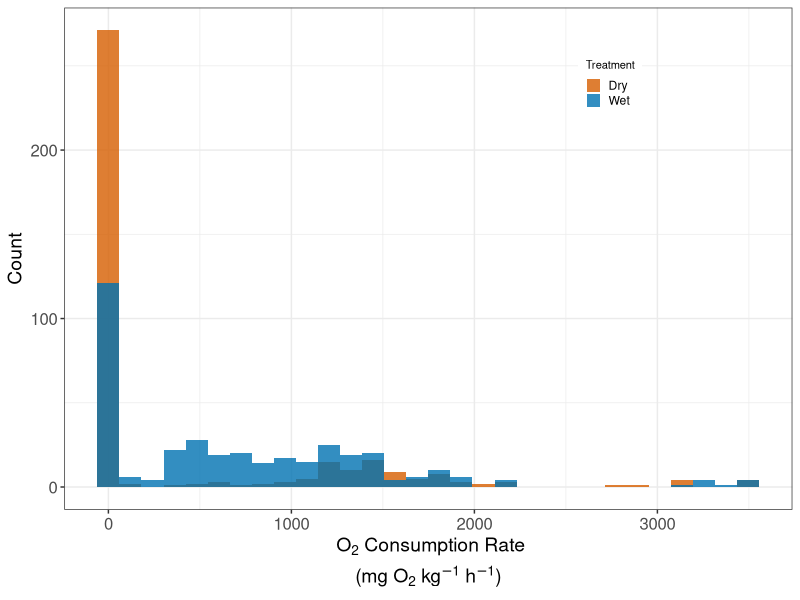
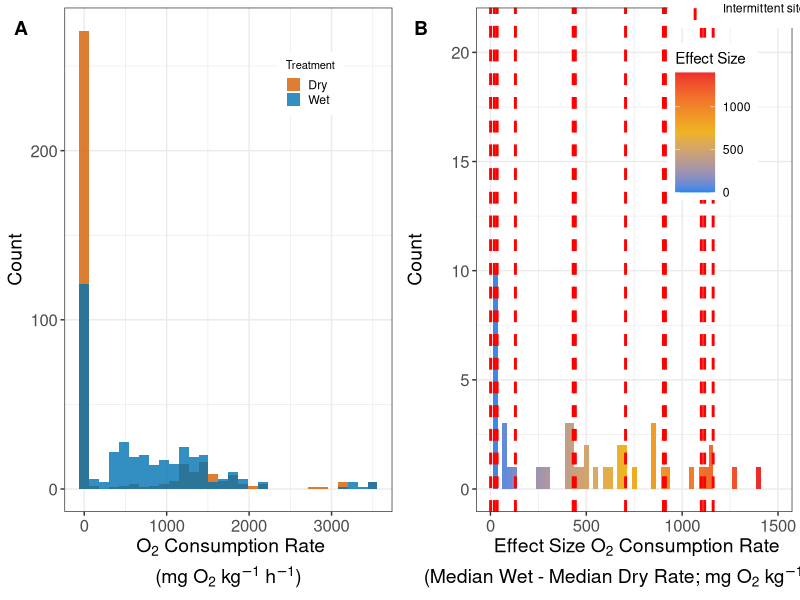
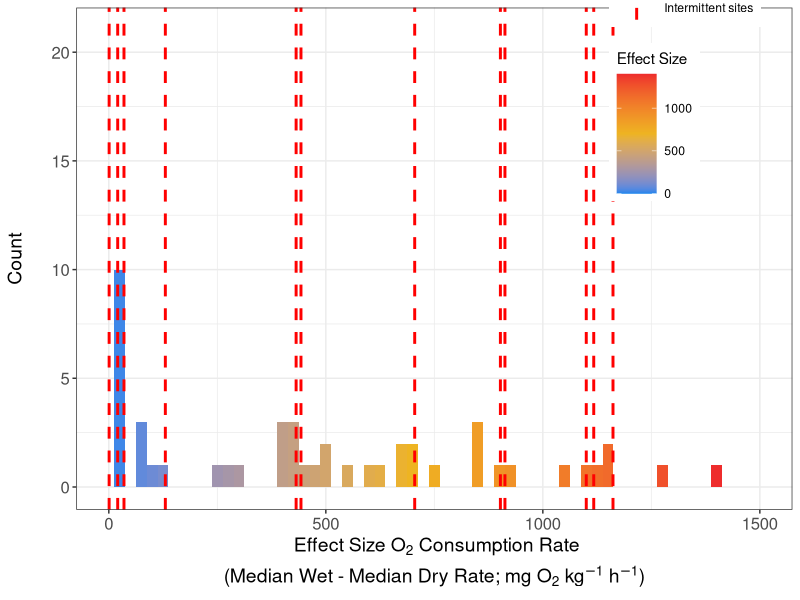

Generate these figures, in order, with R: (Note: this script raises an error after producing the figures.)
# This script makes histogram figures for ECA physical manuscript
library(tidyverse); library(ggpubr)
rm(list=ls()); graphics.off()

# Functions ---------------------------------------------------------------
# Transformation for normalization is cube root - have to cube root then add sign back to value to make it positive or negative
cube_root <- function(x) sign(x) * (abs(x))^(1/3)

## Read in/Merge Data for Histograms -------------------------------------
# Individual Rate data for histograms ####
all_data = read.csv("Data/EC_Sediment_SpC_pH_Temp_Respiration.csv", skip = 2) %>%
  filter(grepl("EC", Sample_Name)) %>%
  filter(!grepl("EC_011|EC_012|EC_023|EC_052|EC_053|EC_057", Sample_Name)) %>%  
  select(-c(Field_Name, IGSN, Material))
ev_data = read.csv("Data/WHONDRS_EV_Data_Package/Sample_Data/WHONDRS_EV_Sediment_SpC_pH_Temp_Respiration.csv", skip = 2) %>%
  filter(grepl("EV", Sample_Name)) %>%
  select(-c(Field_Name, IGSN, Material))
all_data = rbind(all_data, ev_data) 
all_data = all_data %>%
  mutate(Respiration_Rate_mg_DO_per_kg_per_H = (as.numeric(Respiration_Rate_mg_DO_per_kg_per_H))*-1)

# Reading in metadata from both files to get river type
metadata = read.csv("Data/EC_Field_Metadata.csv") %>%
  select(c(Parent_ID, Intermittent_or_Perennial))
metadata2 = read.csv("Data/WHONDRS_EV_Data_Package/WHONDRS_EV_Field_Metadata.csv") %>%
  select(c(Parent_ID, Intermittent_or_Perennial))
metadata = rbind(metadata, metadata2)

all_data_with_metadata = all_data %>%
  mutate(Parent_ID = str_extract(Sample_Name, "^[^_]+_[^_]+")) %>%  # Extract "EC_005" from "EC_005_INC-D1"
  left_join(metadata, by = "Parent_ID")

# Check merge
print("All data with metadata:")
print(head(all_data_with_metadata %>% select(Sample_Name, Parent_ID, Intermittent_or_Perennial)))
print(paste("Number of intermittent samples in all_data:", sum(all_data_with_metadata$Intermittent_or_Perennial == "Intermittent", na.rm = TRUE)))

## Effect Size Data for histograms ####
effect = read.csv("Data/EC_Sediment_Effect_Size.csv", skip = 2) %>%
  filter(grepl("EC", Sample_Name)) %>%
  filter(!grepl("EC_011|EC_012|EC_023|EC_052|EC_053|EC_057", Sample_Name)) %>%
  select(c(Sample_Name, Effect_Size_Respiration_Rate_mg_DO_per_kg_per_H)) %>%
  mutate(Effect_Size_Respiration_Rate_mg_DO_per_kg_per_H = (as.numeric(Effect_Size_Respiration_Rate_mg_DO_per_kg_per_H))*-1)

effect_ev = read.csv("Data/WHONDRS_EV_Data_Package/Sample_Data/WHONDRS_EV_Sediment_Effect_Size.csv", skip = 2) %>%
  filter(grepl("EV", Sample_Name)) %>%
  select(c(Sample_Name, Effect_Size_Respiration_Rate_mg_DO_per_kg_per_H = Effect_Size_Median_Respiration_Rate_mg_DO_per_kg_per_H)) %>%
  mutate(Effect_Size_Respiration_Rate_mg_DO_per_kg_per_H = (as.numeric(Effect_Size_Respiration_Rate_mg_DO_per_kg_per_H))*-1)

effect = rbind(effect, effect_ev)

effect_with_metadata = effect %>%
  mutate(Parent_ID = str_extract(Sample_Name, "^[^_]+_[^_]+")) %>%  # Extract "EC_005" from "EC_005_all"
  left_join(metadata, by = "Parent_ID")

# Check merge
print("Effect size data with metadata:")
print(head(effect_with_metadata %>% select(Sample_Name, Parent_ID, Intermittent_or_Perennial)))
print(paste("Number of intermittent sites in effect data:", sum(effect_with_metadata$Intermittent_or_Perennial == "Intermittent", na.rm = TRUE)))

#  Filter to only keep sites with positive effect size (excluding negative effect sizes due to uncertainty in the calculation of the rates)
sites_with_negative_effect = effect_with_metadata 
# %>%
#   filter(Effect_Size_Respiration_Rate_mg_DO_per_kg_per_H >= 0) %>%
#   pull(Parent_ID)

print(paste("Number of sites with negative effect size:", length(sites_with_negative_effect)))
print("Sites with negative effect size:")
print(sites_with_negative_effect)

all_data_filtered = all_data_with_metadata
#%>%
 # filter(Parent_ID %in% sites_with_negative_effect)

print(paste("Number of samples after filtering for negative effect size sites:", nrow(all_data_filtered)))
print(paste("Number of samples BEFORE filtering:", nrow(all_data_with_metadata)))

# Get O2 consumption rate values for intermittent sites (from filtered data)
intermittent_o2_values = all_data_filtered %>%
  filter(Respiration_Rate_mg_DO_per_kg_per_H != 9999) %>%
  filter(Intermittent_or_Perennial == "Intermittent", !is.na(Intermittent_or_Perennial)) %>%
  pull(Respiration_Rate_mg_DO_per_kg_per_H) %>%
  as.numeric() 

print("Intermittent O2 consumption rate values (filtered):")
print(intermittent_o2_values)

# Take Cube root of all respiration rates for figure (from filtered data)
cube_respiration = all_data_filtered %>%
  select(c(Sample_Name, Respiration_Rate_mg_DO_per_kg_per_H, Parent_ID, Intermittent_or_Perennial)) %>%
  filter(Respiration_Rate_mg_DO_per_kg_per_H != 9999) %>%
  mutate(cube_Respiration_mg_kg = cube_root((as.numeric(Respiration_Rate_mg_DO_per_kg_per_H)))) %>%
  mutate(Treat = if_else(grepl("D", Sample_Name), "Dry", "Wet"))

# Get cube root O2 consumption rate values for intermittent sites BY TREATMENT
intermittent_cube_o2_by_treatment = cube_respiration %>%
  filter(Intermittent_or_Perennial == "Intermittent", !is.na(Intermittent_or_Perennial)) %>%
  select(Parent_ID, cube_Respiration_mg_kg, Treat)

print("Intermittent cube root O2 consumption rate values by treatment:")
print(intermittent_cube_o2_by_treatment)

# Create data frame for vertical lines with treatment information**
vlines_cube_o2_by_treatment = intermittent_cube_o2_by_treatment %>%
  rename(xintercept = cube_Respiration_mg_kg) %>%
  mutate(line_type = paste("Intermittent:", Treat))

# Get effect size values for intermittent sites (already filtered to negative)
intermittent_effect_values = effect_with_metadata %>%
  filter(Effect_Size_Respiration_Rate_mg_DO_per_kg_per_H >= 0) %>%  # Changed to => to match filtering above
  filter(Intermittent_or_Perennial == "Intermittent", !is.na(Intermittent_or_Perennial)) %>%
  pull(Effect_Size_Respiration_Rate_mg_DO_per_kg_per_H)

print("Intermittent effect size values:")
print(intermittent_effect_values)

# Cube root transform effect size data 
cube_effect = effect_with_metadata %>%
 # filter(Effect_Size_Respiration_Rate_mg_DO_per_kg_per_H >= 0) %>%  # Changed the sign here
  mutate(cube_Effect_Size_Respiration_Rate_mg_DO_per_kg_per_H = cube_root(Effect_Size_Respiration_Rate_mg_DO_per_kg_per_H))

# Get cube root effect size values for intermittent sites
intermittent_cube_effect_values = cube_effect %>%
  filter(Intermittent_or_Perennial == "Intermittent", !is.na(Intermittent_or_Perennial)) %>%
  pull(cube_Effect_Size_Respiration_Rate_mg_DO_per_kg_per_H)

print("Intermittent cube root effect size values:")
print(intermittent_cube_effect_values)

# Create data frames for vertical lines (for legend purposes)
vlines_o2 = data.frame(
  xintercept = intermittent_o2_values,
  line_type = "Intermittent sites"
)

vlines_effect = data.frame(
  xintercept = (intermittent_effect_values),
  line_type = "Intermittent sites"
)

vlines_cube_effect = data.frame(
  xintercept = intermittent_cube_effect_values,
  line_type = "Intermittent sites"
)

# Histograms --------------------------------------------------------------
## Histogram of all O2 consumption rates WITH VERTICAL LINES FOR INTERMITTENT SITES
all_hist = all_data_filtered %>%  # **CHANGED: Use filtered data**
  filter(Respiration_Rate_mg_DO_per_kg_per_H != 9999) %>%
  mutate(Treat = if_else(grepl("D", Sample_Name), "Dry", "Wet")) %>%
  ggplot(aes(x = (as.numeric(Respiration_Rate_mg_DO_per_kg_per_H)))) +
  geom_histogram(position = "identity", alpha = 0.8, aes(fill = Treat)) +
  scale_fill_manual(values = c("#D55E00","#0072B2")) +
  scale_linetype_manual(name = "", values = c("Intermittent sites" = "dashed")) +
  theme_bw() +
  theme(legend.position = c(0.75, 0.85),
        legend.key.size = unit(0.15, "in"),
        legend.title = element_text(size = 8),
        axis.title.x = element_text(size = 14),  # **CHANGED: Increased from 10 to 14**
        axis.title.y = element_text(size = 14),  # **NEW: Added y-axis title size**
        axis.text.x = element_text(size = 12),   # **NEW: Increased axis text size**
        axis.text.y = element_text(size = 12),   # **NEW: Increased axis text size**
        legend.box = "vertical") +
  guides(fill = guide_legend(title = "Treatment", order = 1),
         linetype = guide_legend(title = "", order = 2)) +
  xlab(expression(atop("\n O"[2]*" Consumption Rate", "(mg O"[2]*" kg"^-1*" h"^-1*")"))) +
  ylab("Count")

## Effect size histogram WITH VERTICAL LINES FOR INTERMITTENT SITES
effect_limits <- c(0, 1400)  # Changed to start at 0 
effect_hist = ggplot(cube_effect, aes(x = (Effect_Size_Respiration_Rate_mg_DO_per_kg_per_H))) +
  geom_histogram(binwidth = 25, aes(fill = after_stat(x))) +
  # Add vertical lines for each intermittent site's effect size value
  {if(length(intermittent_effect_values) > 0)
    geom_vline(data = vlines_effect, aes(xintercept = xintercept, linetype = line_type),
               color = "red", linewidth = 1)} +
  scale_fill_gradient2(name = "Effect Size", limits = effect_limits, low = "dodgerblue2", mid = "goldenrod2",
                       high = "firebrick2", midpoint = (max(effect_limits)+min(effect_limits))/2) +
  scale_linetype_manual(name = "", values = c("Intermittent sites" = "dashed")) +
  theme_bw() +
  xlim(c(0, 1500)) +  # Changed to start at 0
  ylab("Count\n") +
  theme(legend.position = c(0.85, 0.85),
        axis.title.x = element_text(size = 14),  # **CHANGED: Increased from 10 to 14**
        axis.title.y = element_text(size = 14),  # **NEW: Added y-axis title size**
        axis.text.x = element_text(size = 12),   # **NEW: Increased axis text size**
        axis.text.y = element_text(size = 12),   # **NEW: Increased axis text size**
        legend.key.width = unit(0.4, "in")) +  # **NEW: Wider legend key for clearer dashed line**
  guides(linetype = guide_legend(title = "", override.aes = list(linewidth = 1))) +  # **NEW: Make dashed line thicker in legend**
  xlab(expression(atop("\n Effect Size O"[2]*" Consumption Rate","(Median Wet - Median Dry Rate; mg O"[2]*" kg"^-1*" h"^-1*")")))

## Combine SI histograms
combined_SI_hist = ggarrange(all_hist, effect_hist, ncol = 2, labels = c("A", "B"), hjust = -1, vjust = 2.5)
ggsave("Figures/Combined_SI_Histograms.png", plot = combined_SI_hist, width = 10, height = 5, dpi = 300)

all_cube_hist = ggplot(cube_respiration, aes(x = cube_Respiration_mg_kg)) +
  geom_histogram(position = "identity", alpha = 0.8, aes(fill = Treat)) +
  # Add vertical lines for each intermittent site's cube root O2 consumption rate BY TREATMENT
  {if(nrow(vlines_cube_o2_by_treatment) > 0)
    geom_vline(data = vlines_cube_o2_by_treatment,
               aes(xintercept = xintercept, color = Treat, linetype = "Intermittent sites"),
               linewidth = 1)} +
  scale_fill_manual(values = c("#D55E00","#0072B2")) +
  scale_color_manual(values = c("Dry" = "#D55E00", "Wet" = "#0072B2"), guide = "none") +  # Match fill colors
  scale_linetype_manual(name = "", values = c("Intermittent sites" = "dashed")) +
  ylim(0, 87.5) +
  theme_bw() +
  theme(legend.position = c(0.75, 0.85),
        legend.key.size = unit(0.15, "in"),
        legend.key.width = unit(0.4, "in"),  # **NEW: Wider legend key for clearer dashed line**
        legend.title = element_text(size = 8),
        axis.title.x = element_text(size = 14),  # **CHANGED: Increased from 10 to 14**
        axis.title.y = element_text(size = 14),  # **NEW: Added y-axis title size**
        axis.text.x = element_text(size = 12),   # **NEW: Increased axis text size**
        axis.text.y = element_text(size = 12),   # **NEW: Increased axis text size**
        legend.box = "vertical") +
  guides(fill = guide_legend(title = "Treatment", order = 1),
         linetype = guide_legend(title = "", order = 2, override.aes = list(linewidth = 1))) +  # **NEW: Make dashed line thicker in legend**
  xlab(expression(atop("\n O"[2]*" Consumption Rate" ^(1/3)*"", "(mg O"[2]*" kg"^-1*" h"^-1*")"))) +
  ylab("Count")

# Cube root effect size histogram WITH VERTICAL LINES FOR INTERMITTENT SITES
cube_effect_limits <- c(0, 10)  
cube_effect_hist = ggplot(cube_effect, aes(x = cube_Effect_Size_Respiration_Rate_mg_DO_per_kg_per_H)) +  # **Plot absolute values**
  geom_histogram(binwidth = 0.5, aes(fill = after_stat(x))) +
  # Add vertical lines for each intermittent site's cube root effect size value
  {if(length(intermittent_cube_effect_values) > 0)
    geom_vline(data = vlines_cube_effect,
               aes(xintercept = xintercept, linetype = line_type),
               color = "red", linewidth = 1)} +
  scale_fill_gradient2(name = "Cubed Root\nEffect Size", limits = cube_effect_limits, low = "dodgerblue2", mid = "goldenrod2",
                       high = "firebrick2", midpoint = 5) +  # **Midpoint at 5 (middle of 0-10)**
  scale_linetype_manual(name = "", values = c("Intermittent sites" = "dashed")) +
  theme_bw() +
  xlim(c(-10, 10)) +  # **CHANGED: X-axis from -10 to 10 (but data only on 0-10 side)**
  ylab("Count\n") +
  theme(legend.position = c(0.85, 0.85),
        axis.title.x = element_text(size = 14),  # **CHANGED: Increased from 10 to 14**
        axis.title.y = element_text(size = 14),  # **NEW: Added y-axis title size**
        axis.text.x = element_text(size = 12),   # **NEW: Increased axis text size**
        axis.text.y = element_text(size = 12),   # **NEW: Increased axis text size**
        legend.key.width = unit(0.4, "in")) +  # **NEW: Wider legend key for clearer dashed line**
  guides(linetype = guide_legend(title = "", override.aes = list(linewidth = 1))) +  # **NEW: Make dashed line thicker in legend**
  xlab(expression(atop("\n Effect Size O"[2]*" Consumption Rate" ^(1/3),"(Median Wet - Median Dry Rate; mg O"[2]*" kg"^-1*" h"^-1*")")))

## Combine cube root histograms
combined_hist = ggarrange(all_cube_hist, cube_effect_hist, ncol = 2, labels = c("A", "B"), hjust = -5, vjust = 2.5)
ggsave("Figures/Combined_Cube_Histograms.png", plot = combined_hist, width = 10, height = 5, dpi = 300)
ggsave("Figures/Combined_Cube_Histograms.pdf", plot = combined_hist, width = 10, height = 5, dpi = 300)


####################################################################
# Two-panel figure: (A) untransformed rates, (B) cube-root transformed rates
library(ggpubr)
library(dplyr)
library(tidyr)
library(ggplot2)
library(scales)

# --- Build site-level paired (median) treatment rates ---
site_treat_rates <- all_data_filtered %>%
  filter(Respiration_Rate_mg_DO_per_kg_per_H != 9999) %>%
  mutate(
    Treat = if_else(grepl("D", Sample_Name), "Dry", "Wet"),
    Rate  = as.numeric(Respiration_Rate_mg_DO_per_kg_per_H)
  ) %>%
  group_by(Parent_ID, Intermittent_or_Perennial, Treat) %>%
  summarise(Treat_Rate = median(Rate, na.rm = TRUE), .groups = "drop") %>%
  pivot_wider(names_from = Treat, values_from = Treat_Rate) %>%
  filter(!is.na(Dry) & !is.na(Wet)) %>%
  mutate(
    Dry_cube = cube_root(Dry),
    Wet_cube = cube_root(Wet)
  )

# --- One effect size per site (for color) ---
site_effects <- effect_with_metadata %>%
  mutate(
    Effect_Size_Respiration_Rate_mg_DO_per_kg_per_H =
      as.numeric(Effect_Size_Respiration_Rate_mg_DO_per_kg_per_H)
  ) %>%
  group_by(Parent_ID, Intermittent_or_Perennial) %>%
  summarise(
    Effect_Size = median(Effect_Size_Respiration_Rate_mg_DO_per_kg_per_H, na.rm = TRUE),
    .groups = "drop"
  ) %>%
  mutate(
    Cube_Effect_Size = cube_root(Effect_Size),
    Abs_Cube_Effect_Size = abs(Cube_Effect_Size)   # == cube_root(abs(Effect_Size))
  )

scatter_df <- site_treat_rates %>%
  left_join(site_effects, by = c("Parent_ID", "Intermittent_or_Perennial")) %>%
  filter(!is.na(Effect_Size))


# --- Color scale to MATCH Figure 1 histogram palette ---
# Histogram used: low="dodgerblue2", mid="goldenrod2", high="firebrick2"
col_scale_abs <- scale_color_gradient(
  name = "cube-root\nEffect Size",
  low = "goldenrod2",      # 0
  high = "dodgerblue2",    # 10
  limits = c(0, 10),
  oob = squish
)

legend_topleft <- theme(
  legend.position = c(0.15, 0.85),
  legend.justification = c(0, 1),
  legend.background = element_rect(fill = "white", color = NA),
  legend.key = element_rect(fill = "white", color = NA)
)

base_theme <- theme_bw() +
  theme(
    axis.title.x = element_text(size = 14),
    axis.title.y = element_text(size = 14),
    axis.text.x  = element_text(size = 12),
    axis.text.y  = element_text(size = 12),
    legend.title = element_text(size = 10),
    legend.text  = element_text(size = 9)
  )

# --- Panel A: untransformed axes ---
pA <- ggplot(scatter_df, aes(x = Dry, y = Wet, color = Abs_Cube_Effect_Size)) +
  geom_abline(slope = 1, intercept = 0, linetype = "dashed", linewidth = 0.8) +
  geom_point(size = 3, alpha = 0.9) +
  col_scale_abs +
  base_theme +
  legend_topleft +
  xlab(expression(atop("Dry treatment median O"[2]*" consumption rate",
                       "(mg O"[2]*" kg"^-1*" h"^-1*")"))) +
  ylab(expression(atop("Wet treatment median O"[2]*" consumption rate",
                       "(mg O"[2]*" kg"^-1*" h"^-1*")")))

# --- Panel B: cube-root transformed axes ---
pB <- ggplot(scatter_df, aes(x = Dry_cube, y = Wet_cube, color = Abs_Cube_Effect_Size)) +
  geom_abline(slope = 1, intercept = 0, linetype = "dashed", linewidth = 0.8) +
  geom_point(size = 3, alpha = 0.9) +
  col_scale_abs +
  base_theme +
  theme(legend.position = "none") +
  xlab(expression(atop("Dry treatment median O"[2]*" consumption rate"^(1/3),
                       "(mg O"[2]*" kg"^-1*" h"^-1*")"))) +
  ylab(expression(atop("Wet treatment median O"[2]*" consumption rate"^(1/3),
                       "(mg O"[2]*" kg"^-1*" h"^-1*")")))

# --- Combine into 2-panel figure labeled A and B ---
two_panel_scatter <- ggarrange(
  pA, pB,
  ncol = 2,
  labels = c("A", "B"),
  hjust = -1,
  vjust = 1.5,
  common.legend = FALSE
)

ggsave("Figures/SI_TwoPanel_Scatter_Untransformed_vs_CubeRates_EffectColor_Fig1Colors_0yellow_10blue.png",
       plot = two_panel_scatter, width = 12, height = 5.5, dpi = 300)
ggsave("Figures/SI_TwoPanel_Scatter_Untransformed_vs_CubeRates_EffectColor_Fig1Colors_0yellow_10blue.pdf",
       plot = two_panel_scatter, width = 12, height = 5.5)
